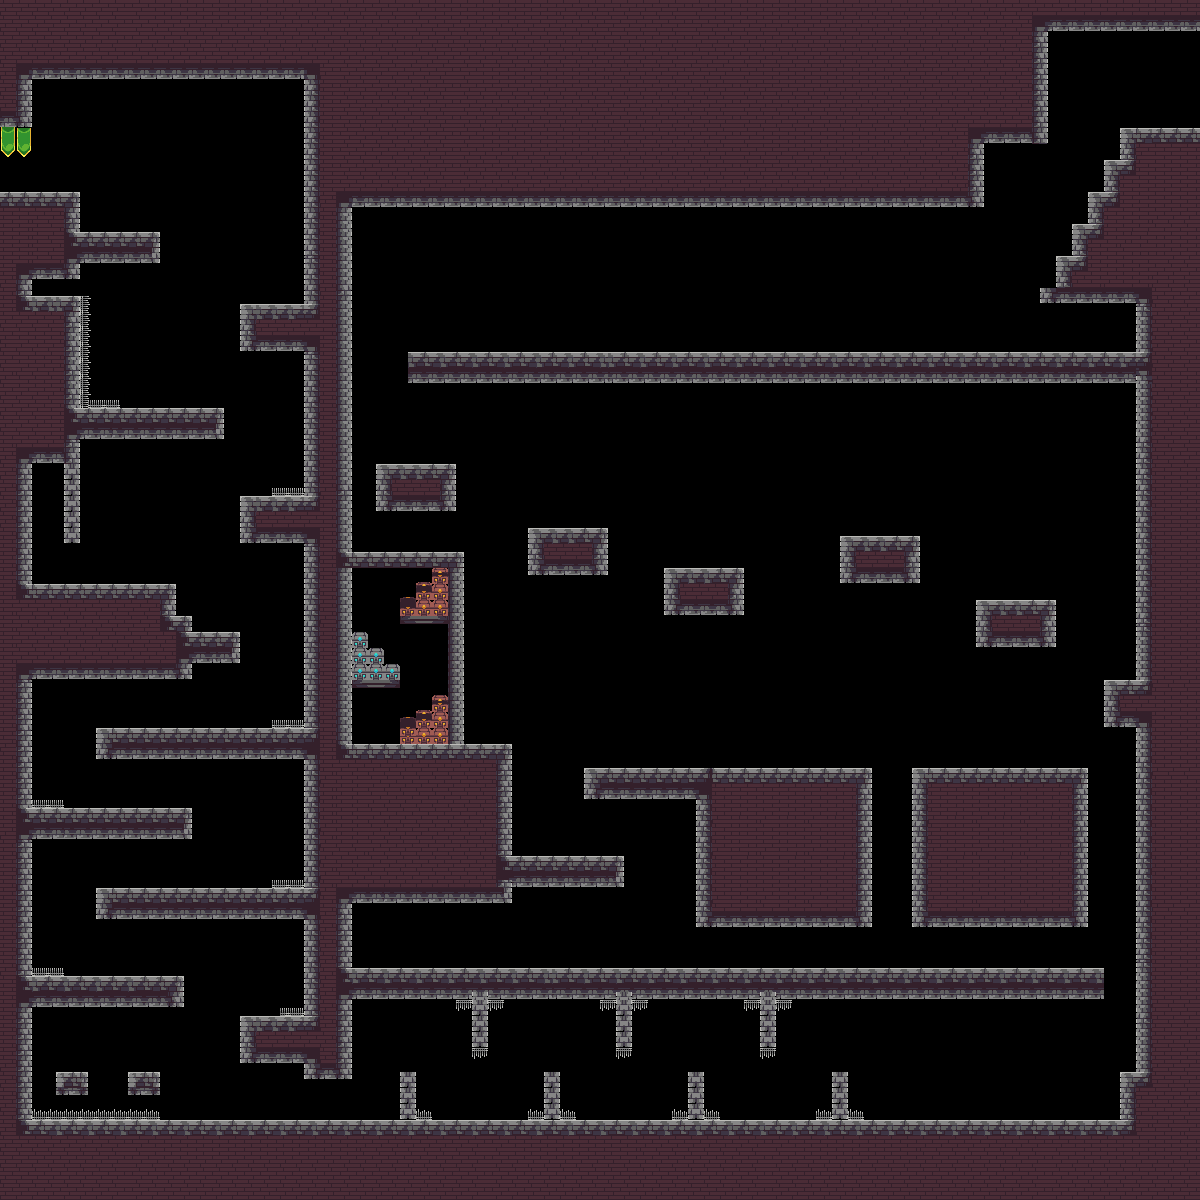

This game map was drawn from its Tiled (.tmx) file and the tilesets committed beside it. A one-line description and the trimmed map source follow:
An orthogonal 150x150 tile map with 8x8 px tiles, 2 tile layers (Detras, Delante), 2 tilesets and 138 objects (2x Inicio, 2x Almacen, 2x Premio_1, 2x Premio_2, zona/torre, ...).

<map version="1.2" tiledversion="1.3.3" orientation="orthogonal" renderorder="right-down" width="150" height="150" tilewidth="8" tileheight="8" infinite="0" nextlayerid="15" nextobjectid="187">
 <tileset firstgid="1" name="Assets" tilewidth="8" tileheight="8" tilecount="1288" columns="46">
  <image source="Assets.png" width="368" height="224" />
 </tileset>
 <tileset firstgid="1289" name="prueba_castillo" tilewidth="8" tileheight="8" tilecount="10000" columns="100">
  <image source="prueba_castillo.png" width="800" height="800" />
 </tileset>
 <layer id="1" name="Detras" width="150" height="150">
  <data>[22500 cells, 10633 non-empty, 122 distinct tile ids]</data>
 </layer>
 <layer id="2" name="Delante" width="150" height="150">
  <data>[22500 cells, 48 non-empty, 20 distinct tile ids]</data>
 </layer>
 <objectgroup id="14" name="Metadata">
  <object id="166" name="zona/torre" x="-88" y="-9" width="54" height="46" />
 </objectgroup>
 <objectgroup id="6" name="Palancas">
  <object id="131" name="Inicio" x="39" y="280.333" width="16" height="16" />
  <object id="132" name="Almacen" x="361" y="727.667" width="16" height="16" />
  <object id="144" name="Premio_1" x="64.25" y="1055.75" width="16" height="16" />
  <object id="145" name="Premio_2" x="472" y="727.455" width="16" height="16" />
 </objectgroup>
 <objectgroup id="7" name="Puertas">
  <object id="137" name="Inicio" x="65" y="544" width="14.5" height="40.5" />
  <object id="138" name="Almacen" x="1041.5" y="304.5" width="14.5" height="50.5" />
  <object id="142" name="Premio_1" x="488.75" y="903.25" width="23" height="65.5" />
  <object id="143" name="Premio_2" x="456.625" y="903.5" width="23" height="65.5" />
 </objectgroup>
 <objectgroup id="12" name="Entradas">
  <object id="162" name="0" x="16.3333" y="160.667" width="30.3333" height="30.6667" />
  <object id="163" name="1" x="1152.33" y="105" width="23.6667" height="24" />
 </objectgroup>
 <objectgroup id="8" name="1">
  <object id="146" x="912.5" y="304.5" width="48" height="48" />
  <object id="149" x="713" y="720.75" width="48" height="48" />
  <object id="151" x="192.333" y="1071.33" width="48" height="48" />
  <object id="156" x="663.667" y="305" width="48" height="48" />
  <object id="186" x="896" y="1070.5" width="48" height="48" />
 </objectgroup>
 <objectgroup id="9" name="2">
  <object id="152" x="529" y="927.333" width="40" height="40" />
  <object id="153" x="1057.33" y="929.667" width="40" height="40" />
  <object id="154" x="856.667" y="500" width="40" height="40" />
  <object id="155" x="546.333" y="488.333" width="40" height="40" />
 </objectgroup>
 <objectgroup id="10" name="6">
  <object id="157" x="95.4545" y="704" width="24.5455" height="24.7273" />
  <object id="158" x="167" y="784" width="24" height="24" />
  <object id="159" x="96.1818" y="864" width="24" height="24" />
  <object id="160" x="143.761" y="952.864" width="24" height="24" />
  <object id="161" x="512.545" y="832" width="24" height="23.2727" />
 </objectgroup>
 <objectgroup id="3" name="Hitboxes">
  <object id="1" x="-78.1667" y="193.5" width="156.667" height="84.5" />
  <object id="3" x="79" y="233" width="80.25" height="30" />
  <object id="4" x="0.5" y="278.75" width="31" height="17.5" />
  <object id="7" x="0.5" y="296.75" width="78.75" height="111.75" />
  <object id="9" x="0.5" y="408.25" width="223.25" height="30" />
  <object id="11" x="63.5" y="438.75" width="16.75" height="104.5" />
  <object id="12" x="0" y="438.5" width="63.75" height="24.5" />
  <object id="13" x="-16" y="480" height="0.25" />
  <object id="15" x="0.25" y="463.5" width="32" height="121" />
  <object id="17" x="0" y="584.75" width="176.75" height="31.75" />
  <object id="18" x="0" y="616.75" width="192.25" height="15.75" />
  <object id="19" x="-0.75" y="633" width="240.75" height="29.25" />
  <object id="20" x="-0.25" y="663" width="192.25" height="16" />
  <object id="21" x="0.25" y="679.75" width="31.8864" height="129" />
  <object id="22" x="0.5" y="807.955" width="191.273" height="31.0909" />
  <object id="23" x="0" y="976.5" width="184" height="30.25" />
  <object id="24" x="0.25" y="837" width="31.25" height="139" />
  <object id="25" x="0.25" y="1007.25" width="30.75" height="112.75" />
  <object id="26" x="56.1875" y="1072.13" width="31.8125" height="23.75" />
  <object id="27" x="128.063" y="1072.06" width="31.75" height="23.25" />
  <object id="28" x="304" y="78" width="48.0909" height="1001.41" />
  <object id="29" x="239.75" y="1015.75" width="65.25" height="47.375" />
  <object id="30" x="96.1087" y="887.913" width="208.891" height="30.837" />
  <object id="32" x="96" y="728" width="209" height="30.75" />
  <object id="33" x="240.5" y="496.25" width="64.75" height="45.75" />
  <object id="34" x="240.5" y="304" width="64.25" height="48" />
  <object id="35" x="-77" y="77.25" width="109" height="50" />
  <object id="36" x="0.75" y="44" width="350.5" height="33.75" />
  <object id="37" x="0.5" y="1120" width="1136" height="17" />
  <object id="38" x="400" y="1072.25" width="16.25" height="48" />
  <object id="39" x="472.75" y="1000" width="14.75" height="47.75" />
  <object id="40" x="544.5" y="1072.5" width="15.5" height="47.5" />
  <object id="41" x="617" y="999.5" width="14.5" height="48.25" />
  <object id="42" x="688.5" y="1072" width="15.75" height="47.75" />
  <object id="43" x="761" y="1000.5" width="14" height="47" />
  <object id="44" x="831.75" y="1071.5" width="16" height="48.25" />
  <object id="48" x="1119.75" y="1072" width="16.5" height="47.5" />
  <object id="49" x="351" y="744.75" width="161" height="158.25" />
  <object id="50" x="351.188" y="967.938" width="753.313" height="29.6875" />
  <object id="51" x="912.667" y="767.5" width="175.333" height="160.167" />
  <object id="53" x="696.333" y="799" width="176" height="128.667" />
  <object id="54" x="584.333" y="767.742" width="288.167" height="30.9242" />
  <object id="55" x="511.667" y="855.75" width="113" height="30.5833" />
  <object id="56" x="449.348" y="552" width="14.6667" height="193.333" />
  <object id="57" x="376.091" y="464.031" width="79.913" height="46.3333" />
  <object id="59" x="528.029" y="528.015" width="80.0606" height="47.6667" />
  <object id="60" x="664.083" y="567.75" width="80" height="47" />
  <object id="61" x="839.94" y="536" width="80.2424" height="46.6667" />
  <object id="62" x="975.792" y="599.917" width="79.6667" height="47.1875" />
  <object id="63" x="1136.03" y="288.5" width="15.3031" height="797.5" />
  <object id="64" x="1104.13" y="680" width="31.5" height="46.25" />
  <object id="65" x="407.97" y="351.967" width="727.813" height="30.0625" />
  <object id="66" x="351.5" y="190.75" width="632" height="16" />
  <object id="67" x="968" y="126.5" width="15.75" height="64" />
  <object id="68" x="1033.22" y="16.7391" width="14.75" height="127.25" />
  <object id="69" x="984.5" y="126" width="48.6087" height="17.8152" />
  <object id="70" x="1048.25" y="16.25" width="245.083" height="14" />
  <object id="71" x="1120.07" y="127.978" width="170.018" height="14.7065" />
  <object id="72" x="1039.77" y="288.227" width="95.5" height="14.75" />
  <object id="73" x="1056" y="255.75" width="31.5" height="15.25" />
  <object id="74" x="1072.25" y="224.75" width="30" height="14" />
  <object id="75" x="1087.8" y="192" width="31.7045" height="15.25" />
  <object id="76" x="1103.88" y="160.045" width="31.375" height="14.4545" />
  <object id="77" x="1056.25" y="271.205" width="15.5" height="16.9773" />
  <object id="78" x="1072" y="238.773" width="15.75" height="16.9773" />
  </objectgroup>
 <objectgroup id="13" name="Salidas">
  <!-- 2 objects omitted --></objectgroup>
 <objectgroup id="5" name="Monedas">
  <!-- 14 objects omitted --></objectgroup>
 <objectgroup id="4" name="ZonasLetales">
  <!-- 25 objects omitted --></objectgroup>
</map>
<!-- 48 of 138 objects omitted -->
